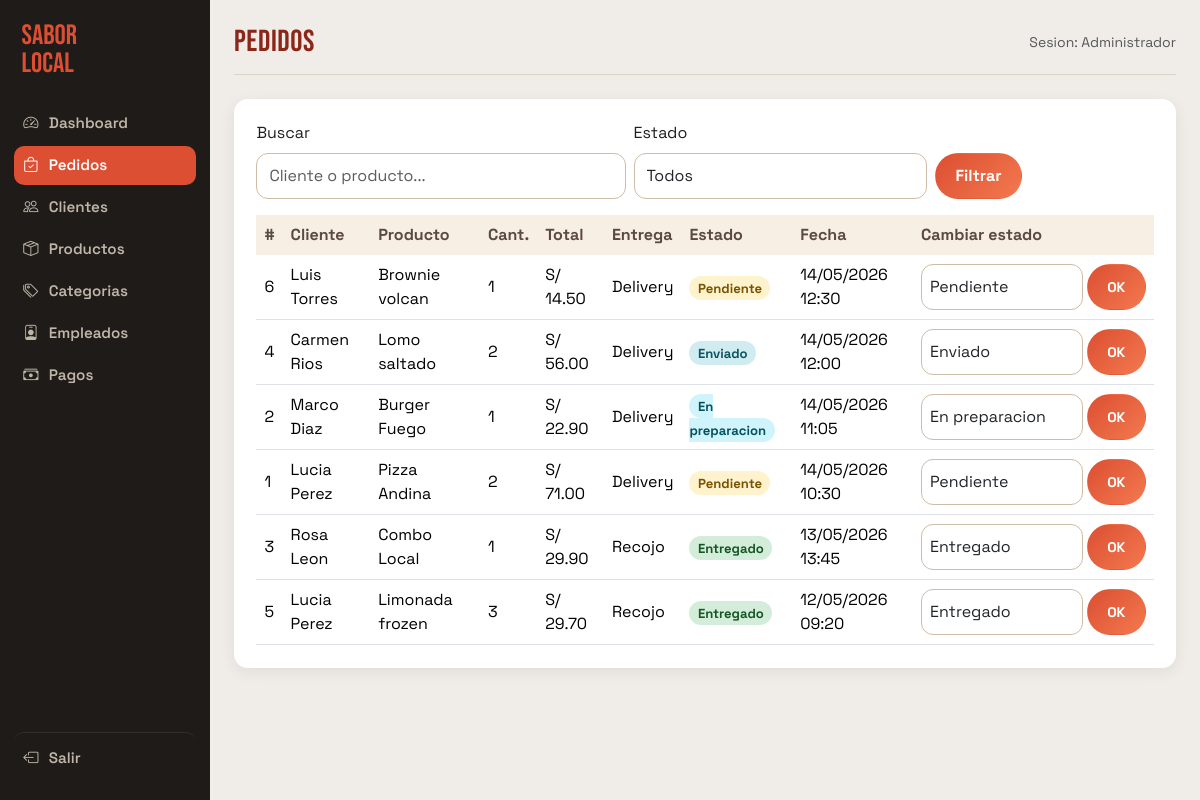
Page /admin/pedidos.php (signed in) on the committed database.
### tables this page shows
CREATE TABLE IF NOT EXISTS pedidos (
  id           INT UNSIGNED AUTO_INCREMENT PRIMARY KEY,
  cliente_id   INT UNSIGNED NOT NULL,
  producto_id  INT UNSIGNED NOT NULL,
  cantidad     SMALLINT UNSIGNED NOT NULL DEFAULT 1,
  total        DECIMAL(10,2) NOT NULL,
  forma_entrega ENUM('delivery','recojo') NOT NULL DEFAULT 'delivery',
  observaciones TEXT,
  estado       ENUM('pendiente','en_preparacion','enviado','entregado') NOT NULL DEFAULT 'pendiente',
  fecha        TIMESTAMP DEFAULT CURRENT_TIMESTAMP,
  CONSTRAINT fk_pedido_cliente
    FOREIGN KEY (cliente_id) REFERENCES clientes(id)
    ON UPDATE CASCADE ON DELETE RESTRICT,
  CONSTRAINT fk_pedido_producto
    FOREIGN KEY (producto_id) REFERENCES productos(id)
    ON UPDATE CASCADE ON DELETE RESTRICT
);

CREATE TABLE IF NOT EXISTS clientes (
  id          INT UNSIGNED AUTO_INCREMENT PRIMARY KEY,
  nombre      VARCHAR(120) NOT NULL,
  telefono    VARCHAR(20)  NOT NULL,
  direccion   VARCHAR(255) NOT NULL,
  activo      TINYINT(1) NOT NULL DEFAULT 1,       
  creado_en   TIMESTAMP DEFAULT CURRENT_TIMESTAMP
);

CREATE TABLE IF NOT EXISTS productos (
  id           INT UNSIGNED AUTO_INCREMENT PRIMARY KEY,
  categoria_id INT UNSIGNED NOT NULL,
  nombre       VARCHAR(120) NOT NULL,
  descripcion  TEXT,
  precio       DECIMAL(8,2) NOT NULL,
  imagen       VARCHAR(512),
  activo       TINYINT(1) NOT NULL DEFAULT 1,      
  creado_en    TIMESTAMP DEFAULT CURRENT_TIMESTAMP,
  CONSTRAINT fk_producto_categoria
    FOREIGN KEY (categoria_id) REFERENCES categorias(id)
    ON UPDATE CASCADE ON DELETE RESTRICT
);

### config/database.php (called while the page is built, shortened)
<?php
function getDB(): PDO
{
    static $pdo = null;
    if ($pdo === null) {
        $dsn = sprintf('mysql:host=%s;dbname=%s;charset=%s', DB_HOST, DB_NAME, DB_CHARSET);
        $pdo = new PDO($dsn, DB_USER, DB_PASS, [
            PDO::ATTR_ERRMODE            => PDO::ERRMODE_EXCEPTION,
            PDO::ATTR_DEFAULT_FETCH_MODE => PDO::FETCH_ASSOC,
            PDO::ATTR_EMULATE_PREPARES   => false,
        ]);
    }
    return $pdo;
}

### model/Pedido.php (called while the page is built, shortened)
<?php
require_once __DIR__ . '/../config/database.php';
class Pedido
{
    public static function todos(string $buscar = '', string $estado = '', int $limite = 0): array
    {
        $sql    = "SELECT pe.*, cl.nombre AS cliente_nombre, pr.nombre AS producto_nombre
                   FROM pedidos pe
                   JOIN clientes cl ON cl.id = pe.cliente_id
                   JOIN productos pr ON pr.id = pe.producto_id
                   WHERE 1=1";
        $params = [];
        $sql .= " ORDER BY pe.fecha DESC";
        $stmt = getDB()->prepare($sql);
        $stmt->execute($params);
        return $stmt->fetchAll();
    }
}

### admin/pedidos.php (the view, shortened to what this page needs)
<?php
require_once '../config/database.php';
require_once '../model/Pedido.php';
$buscar  = trim($_GET['buscar'] ?? '');
$estado  = in_array($_GET['estado'] ?? '', ESTADOS, true) ? $_GET['estado'] : '';
$pedidos = Pedido::todos($buscar, $estado);
include '../views/layouts/admin_head.php';
?>
<div class="admin-card">
  <form class="row g-2 mb-3 align-items-end" method="GET">
    <div class="col-12 col-md-5">
      <label class="form-label">Buscar</label>
      <input type="search" name="buscar" class="form-control" value="<?= htmlspecialchars($buscar) ?>" placeholder="Cliente o producto...">
    </div>
    <div class="col-12 col-md-4">
      <label class="form-label">Estado</label>
      <select name="estado" class="form-select">
        <option value="">Todos</option>
      </select>
    </div>
    <div class="col-auto d-flex gap-2">
      <button class="btn btn-main" type="submit">Filtrar</button>
    </div>
  </form>
  <div class="table-responsive">
    <table class="table align-middle mb-0">
      <thead>
        <tr><th>#</th><th>Cliente</th><th>Producto</th><th>Cant.</th><th>Total</th><th>Entrega</th><th>Estado</th><th>Fecha</th><th>Cambiar estado</th></tr>
      </thead>
      <tbody>
        <?php foreach ($pedidos as $p): ?>
        <tr>
          <td><?= $p['id'] ?></td>
          <td><?= htmlspecialchars($p['cliente_nombre']) ?></td>
          <td><?= htmlspecialchars($p['producto_nombre']) ?></td>
          <td><?= $p['cantidad'] ?></td>
          <td>S/ <?= number_format($p['total'], 2) ?></td>
          <td><?= $p['forma_entrega'] === 'delivery' ? 'Delivery' : 'Recojo' ?></td>
          <td><span class="badge-<?= $p['estado'] ?>"><?= ucfirst(str_replace('_', ' ', $p['estado'])) ?></span></td>
          <td><?= date('d/m/Y H:i', strtotime($p['fecha'])) ?></td>
          <td>
            <form method="POST" class="d-flex gap-1 align-items-center">
              <select name="estado" class="form-select form-select-sm" style="width:auto">
                <?php foreach (ESTADOS as $e): ?>
                <option value="<?= $e ?>" <?= $p['estado'] === $e ? 'selected' : '' ?>><?= ucfirst(str_replace('_', ' ', $e)) ?></option>
                <?php endforeach; ?>
              </select>
              <button class="btn btn-sm btn-main" type="submit">OK</button>
            </form>
          </td>
        </tr>
        <?php endforeach; ?>
      </tbody>
    </table>
  </div>
</div>
<?php include '../views/layouts/admin_foot.php'; ?>

### assets/css/styles.css (style rules this page uses)
:root { --bg: #f7efe4; --paper: #fffdf8; --ink: #1f1f21; --muted: #6c6f76; --brand: #dc4f32; --brand-dark: #8c2618; --accent: #fdc65e; --ok: #2b8742; --radius: 18px; --radius-sm: 12px; --shadow-soft: 0 12px 30px rgba(45, 31, 26, 0.08); --shadow-hover: 0 18px 34px rgba(45, 31, 26, 0.16); }
* { box-sizing: border-box; }
body { margin: 0; font-family: "Space Grotesk", sans-serif; background: radial-gradient(circle at 20% -10%, #ffd08f 0%, #f7efe4 35%) no-repeat, linear-gradient(180deg, #f7efe4, #f8f5ee 40%, #efe7dc 100%); color: var(--ink); min-height: 100vh; }
.btn, .form-control, .form-select, textarea { min-height: 46px; }
.btn-main, .btn-admin { background: linear-gradient(135deg, var(--brand), #f3794f); color: #fff; border: 1px solid transparent; border-radius: 999px; padding: 0.65rem 1.2rem; font-weight: 700; }
.form-control, .form-select, textarea { border-radius: 12px; border: 1px solid #cebca7; background: #fff; font-size: 1rem; }

### assets/css/admin.css (style rules this page uses)
body.is-admin { background: #f0ede8 !important; font-family: "Space Grotesk", sans-serif; }
.admin-card { background: #fff; border-radius: 14px; padding: 1.4rem; box-shadow: 0 4px 16px rgba(30, 27, 24, 0.07); margin-bottom: 1.4rem; }
.table > thead > tr > th { font-weight: 700; background: #f7efe4; color: #5b4a40; border-bottom: none; }
.badge-pendiente { background: #fef3cd; color: #7a5200; padding: 0.3em 0.65em; border-radius: 999px; font-size: 0.82rem; font-weight: 700; }
.badge-en_preparacion { background: #cff4fc; color: #055160; padding: 0.3em 0.65em; border-radius: 999px; font-size: 0.82rem; font-weight: 700; }
.badge-enviado { background: #d1ecf1; color: #0c5460; padding: 0.3em 0.65em; border-radius: 999px; font-size: 0.82rem; font-weight: 700; }
.badge-entregado { background: #d4edda; color: #155724; padding: 0.3em 0.65em; border-radius: 999px; font-size: 0.82rem; font-weight: 700; }

### rows in the picture
pedidos: id "6", cliente.nombre "Luis Torres", producto.nombre "Brownie volcan", cantidad "1", total "14.50", forma_entrega "Delivery", estado "Pendiente", fecha "14/05/2026 12:30"
pedidos: id "4", cliente.nombre "Carmen Rios", producto.nombre "Lomo saltado", cantidad "2", total "56.00", forma_entrega "Delivery", estado "Enviado", fecha "14/05/2026 12:00"
pedidos: id "2", cliente.nombre "Marco Diaz", producto.nombre "Burger Fuego", cantidad "1", total "22.90", forma_entrega "Delivery", estado "En preparacion", fecha "14/05/2026 11:05"
pedidos: id "1", cliente.nombre "Lucia Perez", producto.nombre "Pizza Andina", cantidad "2", total "71.00", forma_entrega "Delivery", estado "Pendiente", fecha "14/05/2026 10:30"
pedidos: id "3", cliente.nombre "Rosa Leon", producto.nombre "Combo Local", cantidad "1", total "29.90", forma_entrega "Recojo", estado "Entregado", fecha "13/05/2026 13:45"
pedidos: id "5", cliente.nombre "Lucia Perez", producto.nombre "Limonada frozen", cantidad "3", total "29.70", forma_entrega "Recojo", estado "Entregado", fecha "12/05/2026 09:20"

### other values in the picture
$nav['label'] "Dashboard"
$nav['label'] "Pedidos"
$nav['label'] "Clientes"
$nav['label'] "Productos"
$nav['label'] "Categorias"
$nav['label'] "Empleados"
$nav['label'] "Pagos"
$pageTitle "Pedidos"
$_SESSION['usuario_nombre'] "Administrador"
